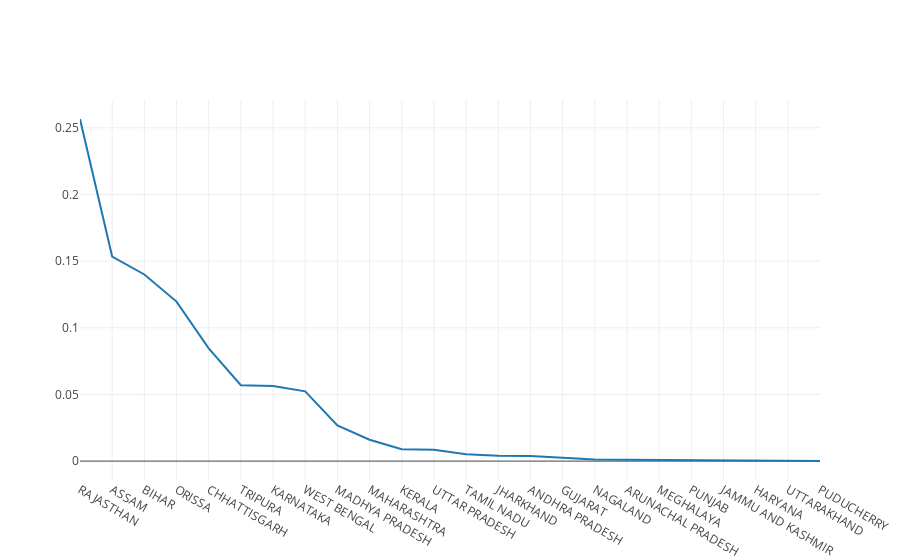

Notebook source saved alongside this figure:
### Code cell
iplot([Scatter(x=probabilities.keys(), y=probabilities)])

### Figure 1 — Plotly figure (JSON) as saved in the notebook; plotly's stock layout.template omitted (floating-point values rounded to 4 significant figures)
{"data": [{"type": "scatter", "uid": "ceddeda8-dd1d-11e8-a83e-10f00554a326", "x": ["RAJASTHAN", "ASSAM", "BIHAR", "ORISSA", "CHHATTISGARH", "TRIPURA", "KARNATAKA", "WEST BENGAL", "MADHYA PRADESH", "MAHARASHTRA", "KERALA", "UTTAR PRADESH", "TAMIL NADU", "JHARKHAND", "ANDHRA PRADESH", "GUJARAT", "NAGALAND", "ARUNACHAL PRADESH", "MEGHALAYA", "PUNJAB", "JAMMU AND KASHMIR", "HARYANA", "UTTARAKHAND", "PUDUCHERRY"], "y": [0.2566, 0.1534, 0.14, 0.1197, 0.08463, 0.05698, 0.0564, 0.0523, 0.02678, 0.01604, 0.008967, 0.008468, 0.005069, 0.003955, 0.003802, 0.002631, 0.001248, 0.001104, 0.0009313, 0.0003168, 0.000288, 0.0001632, 0.0001632, 8.641e-05]}], "layout": {}}
